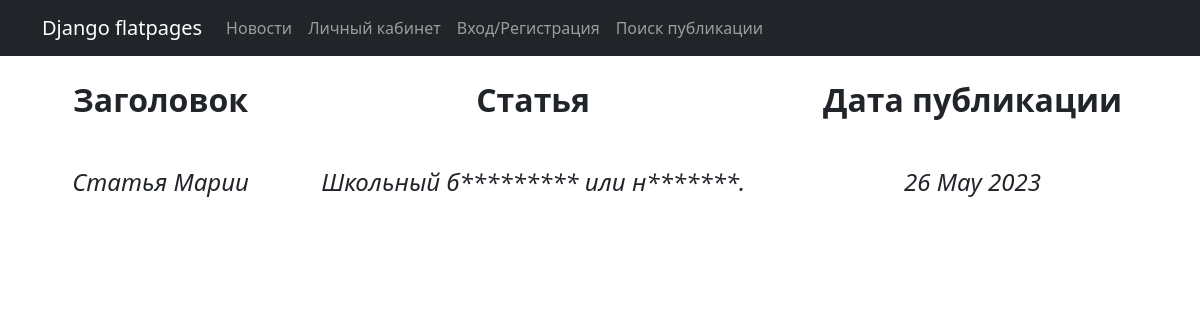
/2, run on the app's committed database.
### News/models.py (models this page shows, shortened)
class Post(models.Model):
    objects = None
    author = models.ForeignKey(Author, on_delete=models.CASCADE)
    category = models.CharField(max_length=20, choices=CATEGORY_NEWS, default=ARTICLE)
    datetime = models.DateTimeField(auto_now_add=True)
    dopCategory = models.ManyToManyField(Category, through='PostCategory')
    heading = models.CharField(max_length=128)
    text = models.TextField()
    rating = models.SmallIntegerField(default=0)

### News/views.py (the view)
# urls.py: path('<int:pk>', PostDetail.as_view(), name='post_detail'),
class PostDetail(DetailView):
    model = Post
    template_name = 'newsone.html'
    context_object_name = 'newsone'

### News/templatetags/custom_filters.py (called while the page is built)
@register.filter(name='censor')
def censor(value):
    for word in bad_words:
        value = value.replace(word, word[0:1] + '*' * len(word))
    return value

### templates/newsone.html (shortened to what this page needs)
{% extends 'flatpages/default.html' %}
{% load custom_filters %}
{% block content %}
    {% if newsone %}
        <table align="center" cellpadding="20" width="100%">
            <tr>
                <td><strong><font size="6">Заголовок</font></strong></td>
                <td><strong><font size="6">Статья</font></strong></td>
                <td><strong><font size="6">Дата публикации</font></strong></td>
            </tr>
            <tr>
                <td><font size="5"><em>{{ newsone.heading|censor }}</em></font></td>
                <td><font size="5"><em>{{ newsone.text|censor}}</em></font></td>
                <td><font size="5"><em>{{ newsone.datetime|date:'d M Y' }}</em></font></td>
            </tr>
        </table>
    {% endif %}
{% endblock content %}

### data on the page
Post: heading|censor "Статья Марии", text|censor "Школьный б********* или н*******.", datetime "26 May 2023"
